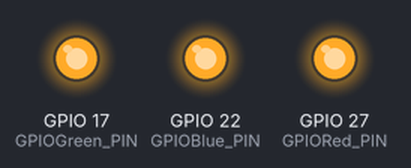
The program below on a simulated Raspberry Pi (BCM pin numbers). Parts: output pins drawn as LEDs (lit = HIGH).

Above: at 0.5 s.
At 3.5 s:
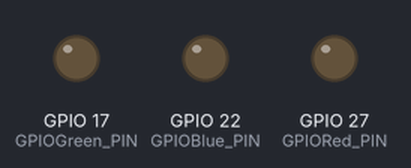
Timing chart, 0 to 4.6 s (numbered marks = the images above):
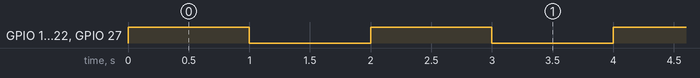

The program:

LED_Fun2.py
```python
# (licence header left out)
#import the Raspberry Pi GPIO Library
import RPi.GPIO as GPIO
import time

# Define OUTPUT Pins on RPI
GPIORed_PIN=27
GPIOGreen_PIN=17
GPIOBlue_PIN=22
# This is the delay that we are going to insert, in this case 1 second.
SLEEP_TIME=1

# Set our GPIO library up...
GPIO.setmode(GPIO.BCM)
# Set the pins to OUTPUTS
GPIO.setup(GPIORed_PIN, GPIO.OUT)
GPIO.setup(GPIOGreen_PIN, GPIO.OUT)
GPIO.setup(GPIOBlue_PIN, GPIO.OUT)

# Enter into a loop...
while True:

	#Turn on all LEDs...
	GPIO.output(GPIORed_PIN, True)
  	GPIO.output(GPIOGreen_PIN, True)
	GPIO.output(GPIOBlue_PIN, True)
	# Wait for "SLEEP_TIME" seconds before we do the next action.
	time.sleep(SLEEP_TIME)
	# Turn off all the LEDs.
	GPIO.output(GPIORed_PIN, False)
  	GPIO.output(GPIOGreen_PIN, False)
	GPIO.output(GPIOBlue_PIN, False)
	# Sleep for a period...
	time.sleep(SLEEP_TIME)

# Do this until we stop the program.
```

Measured:
- by itself, GPIO 17 (GPIOGreen_PIN), GPIO 22 (GPIOBlue_PIN), GPIO 27 (GPIORed_PIN): alternates HIGH for 1.0 s and LOW for 1.0 s
